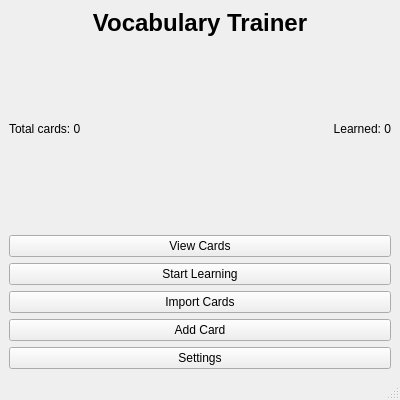
<?xml version="1.0" encoding="UTF-8"?>
<ui version="4.0">
 <class>MainWindow</class>
 <widget class="QMainWindow" name="MainWindow">
  <property name="geometry">
   <rect>
    <x>0</x>
    <y>0</y>
    <width>400</width>
    <height>400</height>
   </rect>
  </property>
  <property name="windowTitle">
   <string>Vocabulary Trainer</string>
  </property>
  <property name="styleSheet">
   <string>?QPushButton {
    background-color: #4CAF50;
    color: white;
    border: none;
    border-radius: 5px;
    padding: 8px;
    font-weight: bold;
   }
   QPushButton:hover {
    background-color: #45a049;
   }"?</string>
  </property>
  <widget class="QWidget" name="centralwidget">
   <layout class="QVBoxLayout" name="verticalLayout">
    <item>
     <widget class="QLabel" name="labelTitle">
      <property name="text">
       <string>Vocabulary Trainer</string>
      </property>
      <property name="alignment">
       <set>Qt::AlignHCenter|Qt::AlignTop</set>
      </property>
      <property name="margin">
       <number>10</number>
      </property>
      <property name="styleSheet">
       <string>font-size: 18pt; font-weight: bold;</string>
      </property>
     </widget>
    </item>
    <!-- Statistics -->
    <item>
     <layout class="QHBoxLayout" name="statsLayout">
      <item>
       <widget class="QLabel" name="labelTotalCards">
        <property name="text">
         <string>Total cards: 0</string>
        </property>
        <property name="alignment">
         <set>Qt::AlignLeft</set>
        </property>
       </widget>
      </item>
      <item>
       <widget class="QLabel" name="labelLearnedCards">
        <property name="text">
         <string>Learned: 0</string>
        </property>
        <property name="alignment">
         <set>Qt::AlignRight</set>
        </property>
       </widget>
      </item>
     </layout>
    </item>
    <item>
     <widget class="QPushButton" name="btnViewCards">
      <property name="text">
       <string>View Cards</string>
      </property>
     </widget>
    </item>
    <item>
     <widget class="QPushButton" name="btnStartLearning">
      <property name="text">
       <string>Start Learning</string>
      </property>
     </widget>
    </item>
    <item>
     <widget class="QPushButton" name="btnImport">
      <property name="text">
       <string>Import Cards</string>
      </property>
     </widget>
    </item>
    <item>
     <widget class="QPushButton" name="btnAddCard">
      <property name="text">
       <string>Add Card</string>
      </property>
     </widget>
    </item>
    <item>
     <widget class="QPushButton" name="btnSettings">
      <property name="text">
       <string>Settings</string>
      </property>
     </widget>
    </item>
   </layout>
  </widget>
  <widget class="QMenuBar" name="menubar"/>
  <widget class="QStatusBar" name="statusbar"/>
 </widget>
 <resources/>
 <connections/>
</ui>
